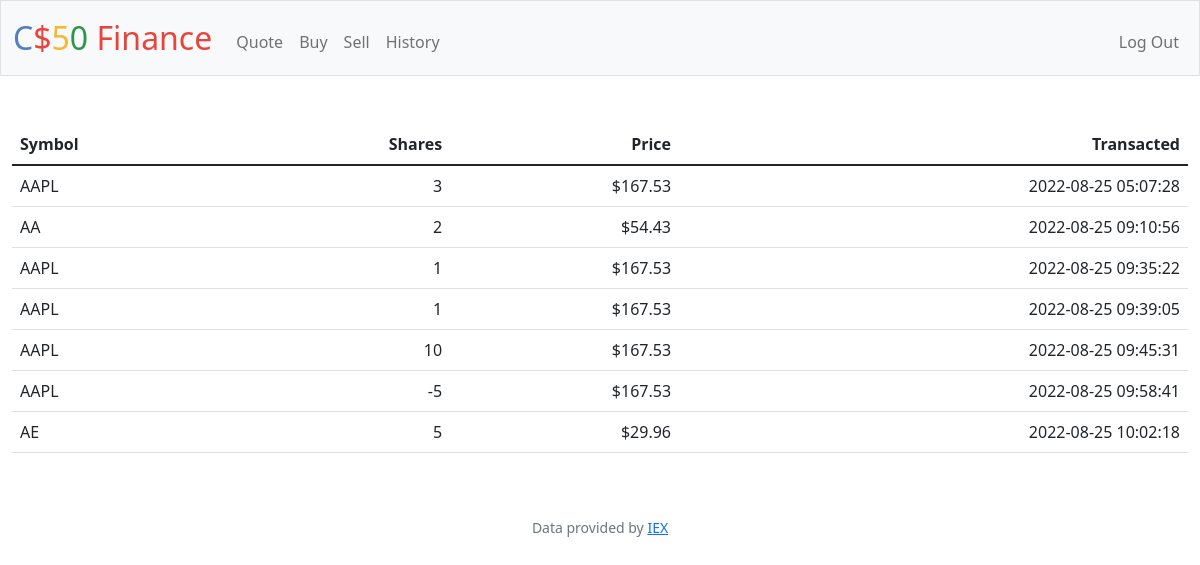
Screenshot of /history (signed in) with the database file from the repository.
### tables this page shows
CREATE TABLE transactions (id INTEGER PRIMARY KEY AUTOINCREMENT NOT NULL, user_id INTEGER, company TEXT NOT NULL, symbol TEXT NOT NULL, price REAL NOT NULL, shares INTEGER NOT NULL, timestamp TEXT NOT NULL, FOREIGN KEY(user_id) REFERENCES users(id));

### app.py (the view)
@app.route("/history")
@login_required
def history():
    history = db.execute("SELECT symbol, shares, price, timestamp FROM transactions WHERE user_id = ?", session["user_id"])
    return render_template("history.html", history=history)

### app.py (called while the page is built)
@app.after_request
def after_request(response):
    response.headers["Cache-Control"] = "no-cache, no-store, must-revalidate"
    response.headers["Expires"] = 0
    response.headers["Pragma"] = "no-cache"
    return response

### helpers.py (called while the page is built)
def login_required(f):
    @wraps(f)
    def decorated_function(*args, **kwargs):
        if session.get("user_id") is None:
            return redirect("/login")
        return f(*args, **kwargs)
    return decorated_function

def usd(value):
    return f"${value:,.2f}"

### templates/history.html (shortened to what this page needs)
{% extends "layout.html" %}
{% block main %}
<table class="table">
    <thead>
        <tr>
            <th class="text-start">Symbol</th>
            <th class="text-end">Shares</th>
            <th class="text-end">Price</th>
            <th class="text-end">Transacted</th>
        </tr>
    </thead>
    <tbody>
        {% for row in history %}
            <tr>
                <td class="text-start">{{ row.symbol }}</td>
                <td class="text-end">{{ row.shares }}</td>
                <td class="text-end">{{ row.price | usd }}</td>
                <td class="text-end">{{ row.timestamp }}</td>
            </tr>
        {% endfor %}
    </tbody>
</table>
{% endblock %}

### templates/layout.html (shortened to what this page needs)
<!DOCTYPE html>
<html lang="en">
    <head>
        <link href="https://cdn.jsdelivr.net/npm/bootstrap@5.1.3/dist/css/bootstrap.min.css" rel="stylesheet">
        <link href="/static/styles.css" rel="stylesheet">
    </head>
    <body>
        <nav class="bg-light border navbar navbar-expand-md navbar-light">
            <div class="container-fluid">
                <a class="navbar-brand" href="/"><span class="blue">C</span><span class="red">$</span><span class="yellow">5</span><span class="green">0</span> <span class="red">Finance</span></a>
                <div class="collapse navbar-collapse" id="navbar">
                    {% if session["user_id"] %}
                        <ul class="navbar-nav me-auto mt-2">
                            <li class="nav-item"><a class="nav-link" href="/quote">Quote</a></li>
                            <li class="nav-item"><a class="nav-link" href="/buy">Buy</a></li>
                            <li class="nav-item"><a class="nav-link" href="/sell">Sell</a></li>
                            <li class="nav-item"><a class="nav-link" href="/history">History</a></li>
                        </ul>
                        <ul class="navbar-nav ms-auto mt-2">
                            <li class="nav-item"><a class="nav-link" href="/logout">Log Out</a></li>
                        </ul>
                    {% else %}
                        <ul class="navbar-nav ms-auto mt-2">
                            <li class="nav-item"><a class="nav-link" href="/register">Register</a></li>
                            <li class="nav-item"><a class="nav-link" href="/login">Log In</a></li>
                        </ul>
                    {% endif %}
                </div>
            </div>
        </nav>
        <main class="container-fluid py-5 text-center">
            {% block main %}{% endblock %}
        </main>
        <footer class="mb-5 small text-center text-muted">
            Data provided by <a href="https://iexcloud.io/">IEX</a>
        </footer>
    </body>
</html>

### static/styles.css (style rules this page uses)
nav .navbar-brand { font-size: xx-large; }
nav .navbar-brand .blue { color: #537fbe; }
nav .navbar-brand .red { color: #ea433b; }
nav .navbar-brand .yellow { color: #f5b82e; }
nav .navbar-brand .green { color: #2e944b; }

### rows the page displays
transactions: symbol "AAPL", shares "3", price "$167.53", timestamp "2022-08-25 05:07:28"
transactions: symbol "AA", shares "2", price "$54.43", timestamp "2022-08-25 09:10:56"
transactions: symbol "AAPL", shares "1", price "$167.53", timestamp "2022-08-25 09:35:22"
transactions: symbol "AAPL", shares "1", price "$167.53", timestamp "2022-08-25 09:39:05"
transactions: symbol "AAPL", shares "10", price "$167.53", timestamp "2022-08-25 09:45:31"
transactions: symbol "AAPL", shares "-5", price "$167.53", timestamp "2022-08-25 09:58:41"
transactions: symbol "AE", shares "5", price "$29.96", timestamp "2022-08-25 10:02:18"
